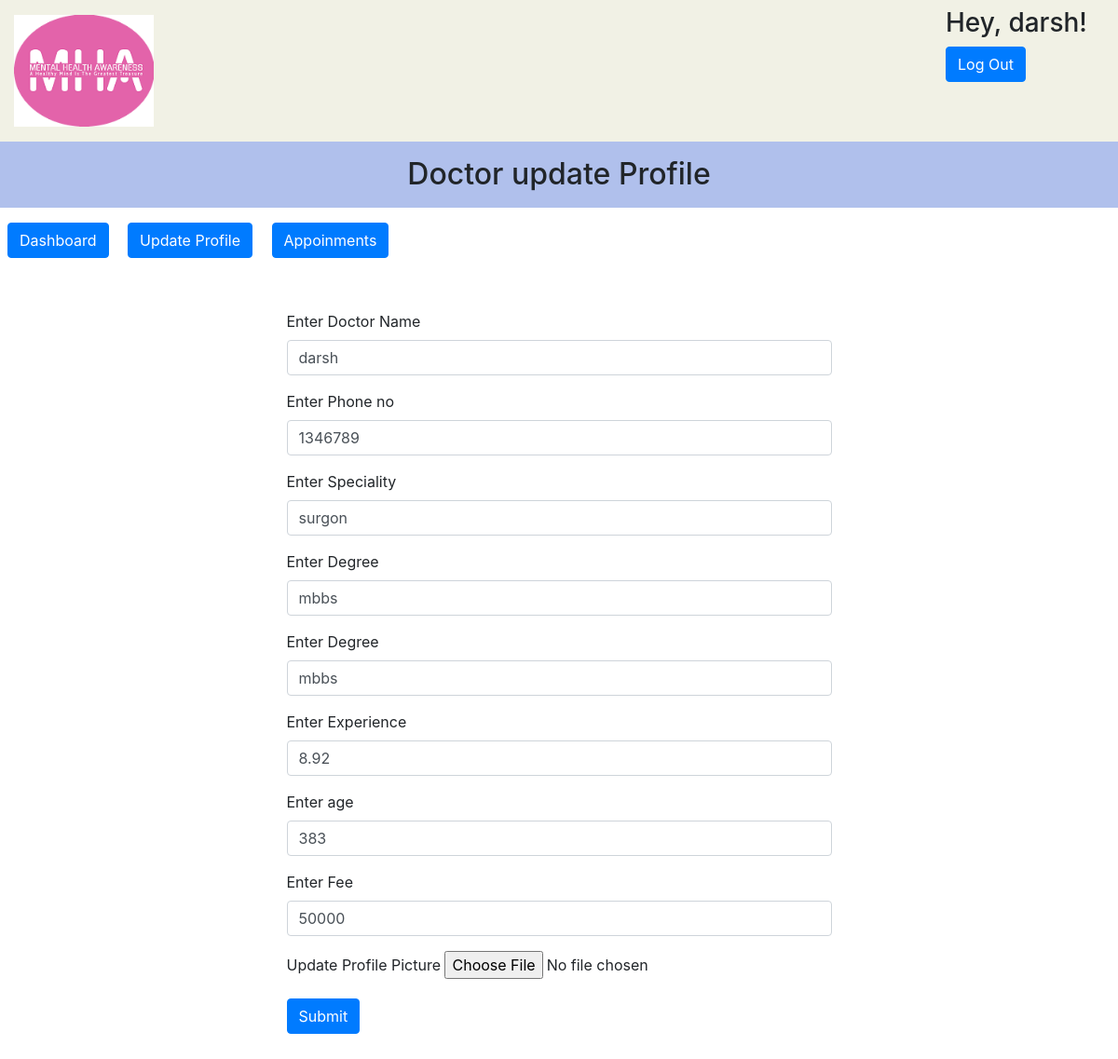
Screenshot of /doctor/updateprofile.php (signed in) with the database file from the repository.
### tables this page shows
CREATE TABLE IF NOT EXISTS `doctorlogin` (
  `doctorid` int(20) NOT NULL AUTO_INCREMENT,
  `clinicid` int(20) DEFAULT NULL,
  `doctorname` varchar(20) NOT NULL,
  `doctorpassword` varchar(20) NOT NULL,
  `doctoremail` varchar(20) NOT NULL,
  `phoneno` bigint(10) DEFAULT NULL,
  `speciality` varchar(20) DEFAULT NULL,
  `rating` float DEFAULT NULL,
  `degree` varchar(20) DEFAULT NULL,
  `experience` float DEFAULT NULL,
  `age` int(2) DEFAULT NULL,
  `fee` bigint(5) DEFAULT NULL,
  `profile` text NOT NULL,
  PRIMARY KEY (`doctorid`),
  UNIQUE KEY `doctorname` (`doctorname`),
  KEY `clinicid` (`clinicid`)
);

### doctor/updateprofile.php (the view, shortened to what this page needs)
<!DOCTYPE HTML>
<html lang="en">
	<head>
		<link rel="stylesheet" href="https://stackpath.bootstrapcdn.com/bootstrap/4.5.0/css/bootstrap.min.css"
>
	</head>
<body>
<?php
include('db.php');
$id=$_SESSION['docid'];
$sql = "SELECT * FROM `doctorlogin` WHERE `doctorid`= $id;";
$execute1 = mysqli_query($con,$sql);
		if($execute1)
		{
			$data = mysqli_fetch_assoc($execute1);
			$doctorname=$data['doctorname'];
			$phoneno=$data['phoneno'];
			$speciality=$data['speciality'];
			$degre=$data['degree'];
			$experience=$data['experience'];
			$age=$data['age'];
			$fee=$data['fee'];
		}
		else
		{
			echo "error in getting details from database";
		}
?>
<div class="container-fluid pt-2 pb-2" style="background-color:rgba(209, 209, 170,0.3);">
    <div class="row">
        <div class="col-sm-10 ">
         <a href="dashboard.php">  <img  width="150" class="ml-0 mt-2 mb-2" src="../images/logo.png"></a>
        </div>
        <div class="col-sm-2">
		<h3 class="mr-0">Hey, <?php echo $doctorname ?>!</h3>
            <a href="logout.php" class="btn btn-primary ">Log Out</a>
        </div>
    </div>
</div>
<div class="container-fluid text-center" style="background-color:rgb(176, 192, 236);">
    <div class="">
        <h2 class="pt-3 pb-3">Doctor update Profile</h2>
    </div>
</div>
<?php include("header.php");
?>
<div class="container-fluid">
<form action="update.php" method="POST" enctype="multipart/form-data" class="my-5 w-50 mx-auto myform">
<div class="form-group" >
    <label>Enter Doctor Name</label>
    <input type="text" class="form-control" name="name" required require value = <?php echo $doctorname?>>
  </div>
  <div class="form-group" >
    <label>Enter Phone no</label>
    <input type="text" class="form-control" required name="phone_no" value = <?php echo $phoneno?>>
  </div>
  <div class="form-group" >
    <label>Enter Speciality</label>
    <input type="text" class="form-control" required name="special" value = <?php echo $speciality?>>
  </div>
  <div class="form-group" >
    <label>Enter Degree</label>
    <input type="text" class="form-control" required name="degree" value = <?php echo $degre?>>
  </div>
  <div class="form-group" >
    <label>Enter Degree</label>
    <input type="text" class="form-control" required name="degree" value = <?php echo $degre?>>
  </div>
  <div class="form-group" >
    <label>Enter Experience</label>
    <input type="text" class="form-control" required name="exp" value = <?php echo $experience?>>
  </div>
  <div class="form-group" >
    <label>Enter age</label>
    <input type="text" class="form-control" required name="age" value = <?php echo $age?>>
  </div>
  <div class="form-group" >
    <label>Enter Fee</label>
    <input type="text" class="form-control" required name="fee" value=<?php echo $fee ?>>
  </div>
  <div class="form-group" >
    <label>Update Profile Picture</label>
    <input type="file"  required name="simg" placeholder="Upload Profile image">
</div>
<button type="submit" class="btn btn-primary"value="submit" name="submit">Submit</button>
</form>
</div>
</body>

### rows the page displays
doctorlogin: doctorname "darsh", name "darsh", phone_no "1346789", special "surgon", degree "mbbs", exp "8.92", age "383", fee "50000"
